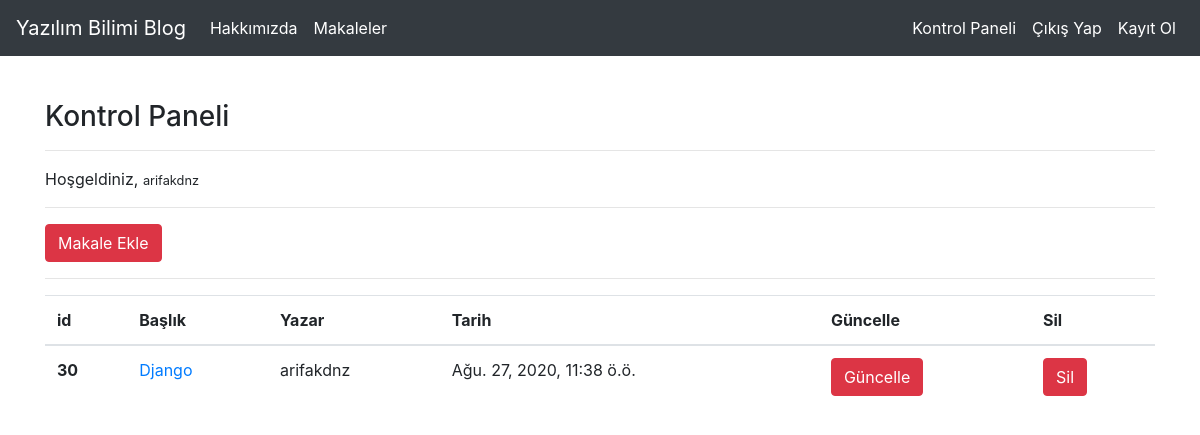
Screenshot of /articles/dashboard/ (signed in) with the database file from the repository.
### article/models.py (models this page shows, shortened)
class Article(models.Model):
    author = models.ForeignKey('auth.User', on_delete=models.CASCADE, verbose_name = "Yazar") #User tablosundan kullanıcı silindiği zaman buradan da sil 'on_delete'. varolan baika bir tabloyu göstermek istiyorsak Foreignkey kullanıyoruz.
    title = models.CharField(max_length=50, verbose_name = "Başlık")
    content = RichTextField()
    created_date = models.DateTimeField(auto_now_add=True, verbose_name = "Oluşturulma Tarihi")
    article_image = models.FileField(blank = True, null = True,verbose_name="Makaleye Fotoğraf Ekleyin")
    class Meta:
        ordering = ['-created_date']   #En son eklenen makale ilk gösteriliyor.

### article/views.py (the view)
# urls.py: path('dashboard/', views.dashboard, name = "dashboard"),
@login_required(login_url="user:login") #Eğer giriş yapmadıysak login sayfasına yönlendir.
def dashboard(request):
    articles = Article.objects.filter(author = request.user)                      #Kullanıcının makalelerini dashboard da gösterme
    context = {
        "articles" : articles
    }
    return render(request, "dashboard.html",context)

### templates/dashboard.html (shortened to what this page needs)
{% extends "layout.html" %}
{% block body %}
<h3>Kontrol Paneli</h3>
<hr>
<p>
    Hoşgeldiniz, <small>{{request.user.username}}</small>
</p>
<hr>
<a class= "btn btn-danger" href= "{% url 'article:addarticle' %}">Makale Ekle</a>
<hr>
{% if articles %}
        <table class="table">
        <thead>
            <tr>
            <th scope="col">id</th>
            <th scope="col">Başlık</th>
            <th scope="col">Yazar</th>
            <th scope="col">Tarih</th>
            <th scope="col">Güncelle</th>
            <th scope="col">Sil</th>
            </tr>
        </thead>
        <tbody>
            {% for article in articles  %}
                <tr>
                <th scope="row">{{article.id}}</th>
                <td><a href= "{%url 'article:detail' article.id %}">{{article.title}}</a></td>
                <td>{{article.author.username}}</td>
                <td>{{article.created_date}}</td>
                <td><a href="{% url 'article:update' article.id %}" class = "btn btn-danger"> Güncelle</a></td>
                <td><a href="{% url 'article:delete' article.id %}" class = "btn btn-danger"> Sil</a></td>
                </tr>
            {% endfor %}
        </tbody>
        </table>
{% else %}
        <div class = "alert alert-danger">Henüz makaleniz bulunmuyor...</div>
{% endif %}
{% endblock body %}

### rows the page displays
Article: id "30", title "Django", author.username "arifakdnz", created_date "Ağu. 27, 2020, 11:38 ö.ö."

### other values shown
{{ request.user.username }} "arifakdnz"
